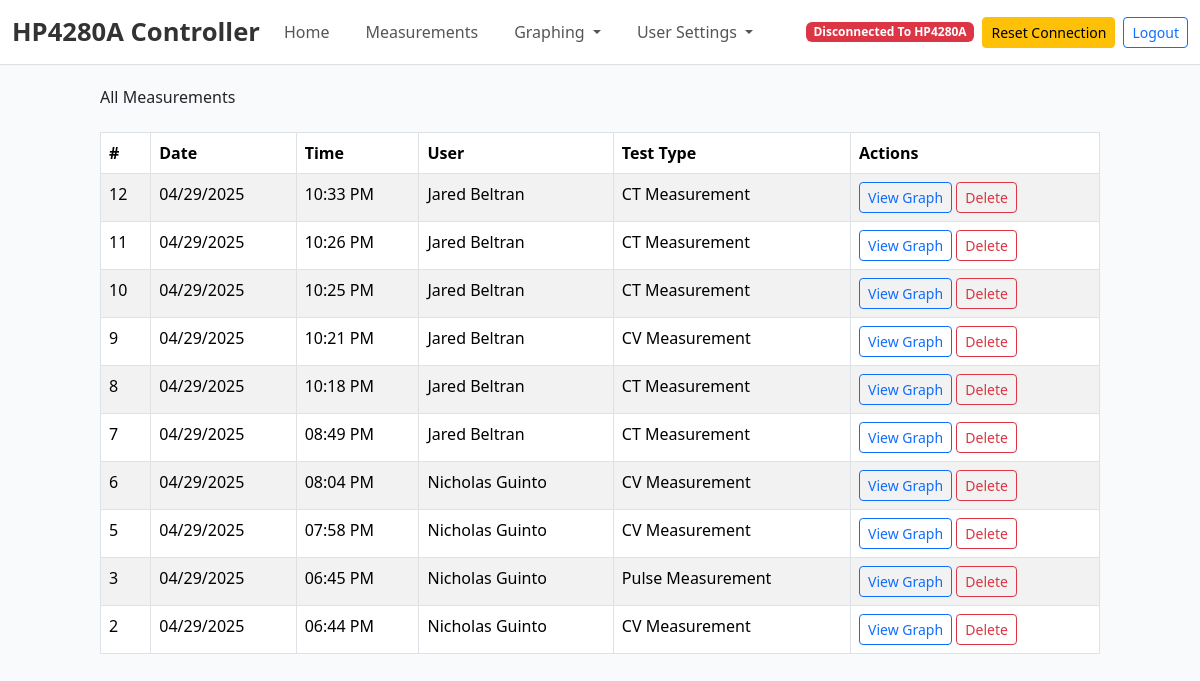
The page /admin_measure (signed in) on the database as committed earlier.
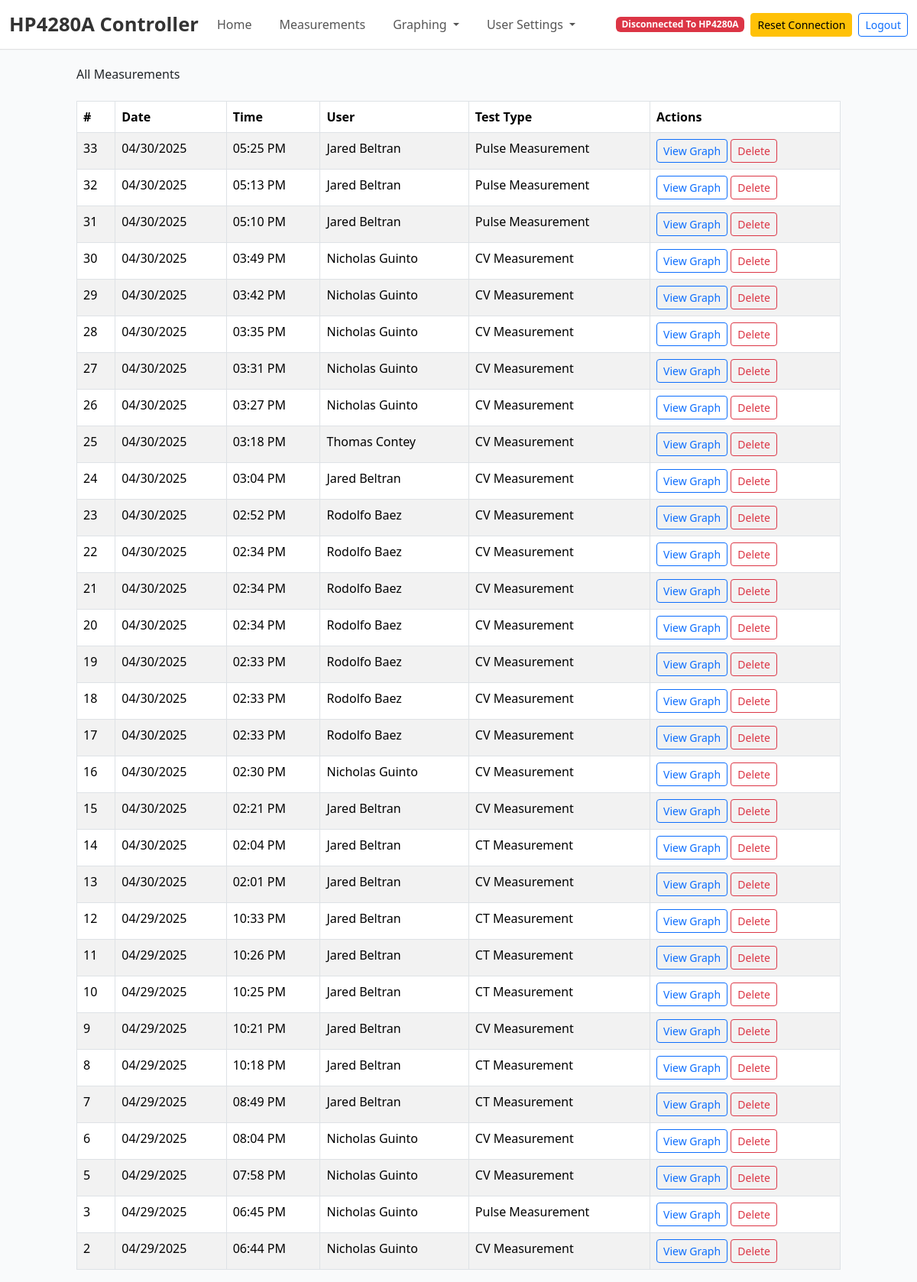
The same page on the database as committed later.
### tables this page shows
CREATE TABLE measurements (
            measurement_id INTEGER PRIMARY KEY AUTOINCREMENT,
            date_recorded DATE NOT NULL,
            time_recorded TIME NOT NULL,
            user_id INTEGER NOT NULL,
            test_type TEXT NOT NULL,
            csv_file_path TEXT,
            FOREIGN KEY (user_id) REFERENCES users (id)
        );

### main.py (the view)
@app.route('/admin_measure', methods=["GET"])
def admin_measure():
    if 'email' not in session:
        flash("Please log in to access this page.", "error")
        return redirect(url_for("login"))
    user = get_user_by_email(session['email'])
    if not user:
        flash("User not found. Please log in again.", "error")
        return redirect(url_for("login"))
    if user[5] == 0:  # Check the `is_admin` value
        flash("You do not have permission to access this page.", "error")
        return redirect(url_for("home"))
    conn = sqlite3.connect(DB_path)
    cursor = conn.cursor()
    cursor.execute('''
        SELECT m.measurement_id, m.date_recorded, m.time_recorded, u.first_name || ' ' || u.last_name AS full_name, m.test_type
        FROM measurements m
        JOIN users u ON m.user_id = u.id
        ORDER BY m.date_recorded DESC, m.time_recorded DESC
    ''')
    measurements = cursor.fetchall()
    conn.close()
    return render_template("admin_measure.html", measurements=measurements)

### database.py (called while the page is built)
def get_user_by_email(email):
    conn = sqlite3.connect(DB_path)
    cursor = conn.cursor()
    cursor.execute('''
        SELECT * FROM users WHERE email = ?
    ''', (email,))
    user = cursor.fetchone()
    conn.close()
    return user

### main.py (called while the page is built, shortened)
@app.template_filter('datetimeformat')
def datetimeformat(value, format='%Y-%m-%d'):
    try:
        value = datetime.datetime.strptime(value, '%Y-%m-%d %H:%M:%S')
    except ValueError:
        try:
            value = datetime.datetime.strptime(value, '%Y-%m-%d')
        except ValueError:
            try:
                value = datetime.datetime.strptime(value, '%H:%M:%S')
            except ValueError:
                return value
    return value.strftime(format)

@app.context_processor
def inject_user_info():
    if 'email' in session:
        user = get_user_by_email(session['email'])
        if user:
            return {
                'username': f"{user[1]} {user[2]}",  # First name and last name
                'user_id': user[0],  # User ID
                'email': user[3],  # Email
                'is_admin': user[5] == 1  # Check if the user is an admin (assuming `is_admin` is the 6th column)
            }

### templates/admin_measure.html (shortened to what this page needs)
{% extends "base.html" %}
{% block content %}
<div class="container mt-4">
    <h2 class="mb-4">All Measurements</h2>
    {% if measurements %}
        <table class="table table-striped table-bordered">
            <thead>
                <tr>
                    <th>#</th>
                    <th>Date</th>
                    <th>Time</th>
                    <th>User</th>
                    <th>Test Type</th>
                    <th>Actions</th>
                </tr>
            </thead>
            <tbody>
                {% for measurement in measurements %}
                    <tr>
                        <td>{{ measurement[0] }}</td>
                        <td>{{ measurement[1] | datetimeformat('%m/%d/%Y') }}</td>
                        <td>{{ measurement[2] | datetimeformat('%I:%M %p') }}</td>
                        <td>{{ measurement[3] }}</td>
                        <td>{{ measurement[4] }}</td>
                        <td>
                            <a href="{{ url_for('view_measurement', measurement_id=measurement[0]) }}" class="btn btn-outline-primary btn-sm">View Graph</a>
                            <form action="{{ url_for('delete_measurement', measurement_id=measurement[0]) }}" method="POST" style="display:inline;">
                                <button type="submit" class="btn btn-outline-danger btn-sm" onclick="return confirm('Are you sure you want to delete this measurement?');">Delete</button>
                            </form>
                        </td>
                    </tr>
                {% endfor %}
            </tbody>
        </table>
    {% else %}
        <p>No measurements found.</p>
    {% endif %}
</div>
{% endblock %}

Rows that differ between the two databases and show on the page:
added measurements: measurement_id "33", date_recorded "04/30/2025", time_recorded "05:25 PM", measurement "Jared Beltran", test_type "Pulse Measurement"
added measurements: measurement_id "32", date_recorded "04/30/2025", time_recorded "05:13 PM", measurement "Jared Beltran", test_type "Pulse Measurement"
added measurements: measurement_id "31", date_recorded "04/30/2025", time_recorded "05:10 PM", measurement "Jared Beltran", test_type "Pulse Measurement"
added measurements: measurement_id "30", date_recorded "04/30/2025", time_recorded "03:49 PM", measurement "Nicholas Guinto", test_type "CV Measurement"
added measurements: measurement_id "29", date_recorded "04/30/2025", time_recorded "03:42 PM", measurement "Nicholas Guinto", test_type "CV Measurement"
added measurements: measurement_id "28", date_recorded "04/30/2025", time_recorded "03:35 PM", measurement "Nicholas Guinto", test_type "CV Measurement"
added measurements: measurement_id "27", date_recorded "04/30/2025", time_recorded "03:31 PM", measurement "Nicholas Guinto", test_type "CV Measurement"
added measurements: measurement_id "26", date_recorded "04/30/2025", time_recorded "03:27 PM", measurement "Nicholas Guinto", test_type "CV Measurement"
added measurements: measurement_id "25", date_recorded "04/30/2025", time_recorded "03:18 PM", measurement "Thomas Contey", test_type "CV Measurement"
added measurements: measurement_id "24", date_recorded "04/30/2025", time_recorded "03:04 PM", measurement "Jared Beltran", test_type "CV Measurement"
added measurements: measurement_id "23", date_recorded "04/30/2025", time_recorded "02:52 PM", measurement "Rodolfo Baez", test_type "CV Measurement"
added measurements: measurement_id "22", date_recorded "04/30/2025", time_recorded "02:34 PM", measurement "Rodolfo Baez", test_type "CV Measurement"
added measurements: measurement_id "21", date_recorded "04/30/2025", time_recorded "02:34 PM", measurement "Rodolfo Baez", test_type "CV Measurement"
added measurements: measurement_id "20", date_recorded "04/30/2025", time_recorded "02:34 PM", measurement "Rodolfo Baez", test_type "CV Measurement"
added measurements: measurement_id "19", date_recorded "04/30/2025", time_recorded "02:33 PM", measurement "Rodolfo Baez", test_type "CV Measurement"
added measurements: measurement_id "18", date_recorded "04/30/2025", time_recorded "02:33 PM", measurement "Rodolfo Baez", test_type "CV Measurement"
added measurements: measurement_id "17", date_recorded "04/30/2025", time_recorded "02:33 PM", measurement "Rodolfo Baez", test_type "CV Measurement"
added measurements: measurement_id "16", date_recorded "04/30/2025", time_recorded "02:30 PM", measurement "Nicholas Guinto", test_type "CV Measurement"
added measurements: measurement_id "15", date_recorded "04/30/2025", time_recorded "02:21 PM", measurement "Jared Beltran", test_type "CV Measurement"
added measurements: measurement_id "14", date_recorded "04/30/2025", time_recorded "02:04 PM", measurement "Jared Beltran", test_type "CT Measurement"
added measurements: measurement_id "13", date_recorded "04/30/2025", time_recorded "02:01 PM", measurement "Jared Beltran", test_type "CV Measurement"
